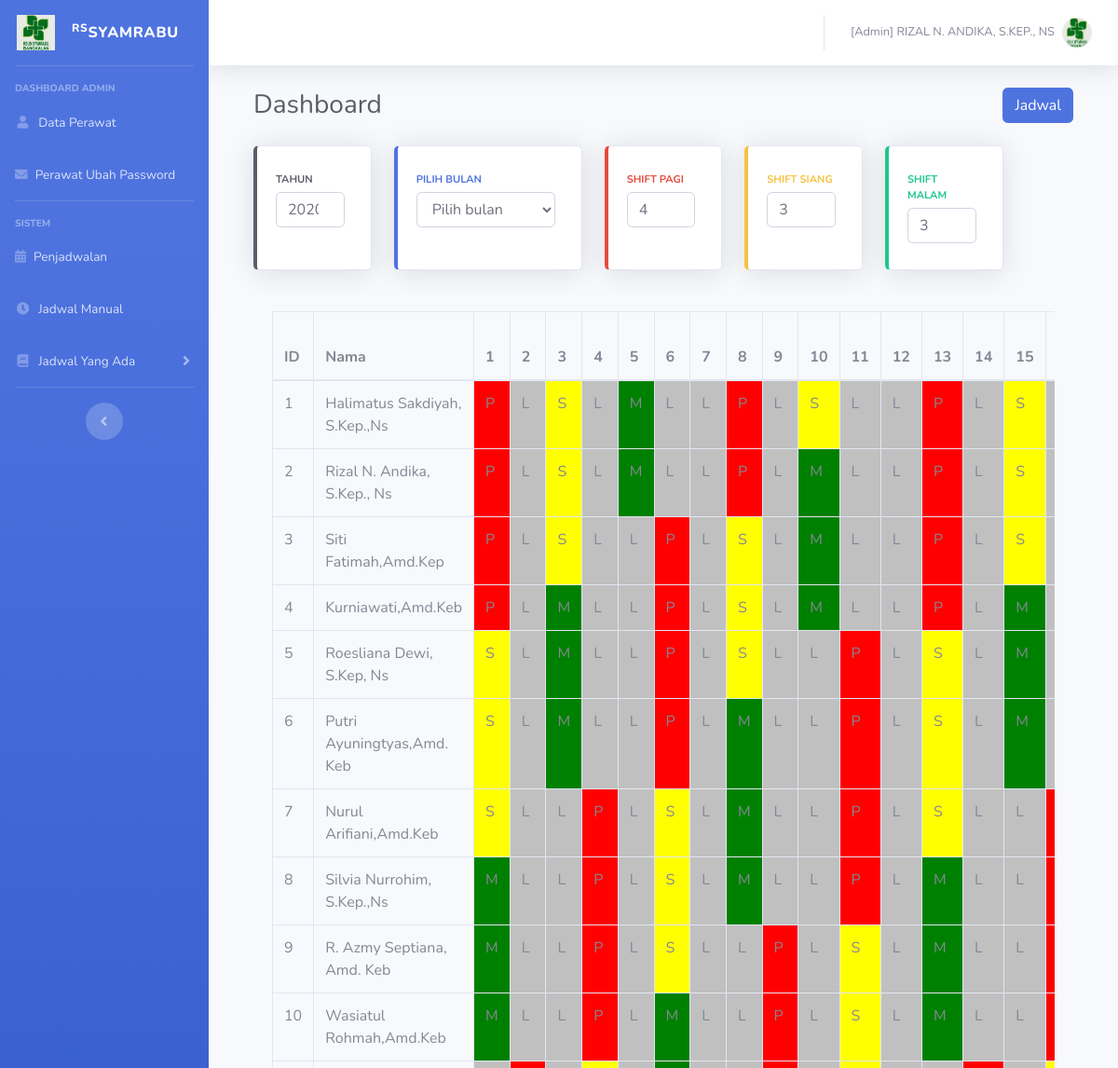
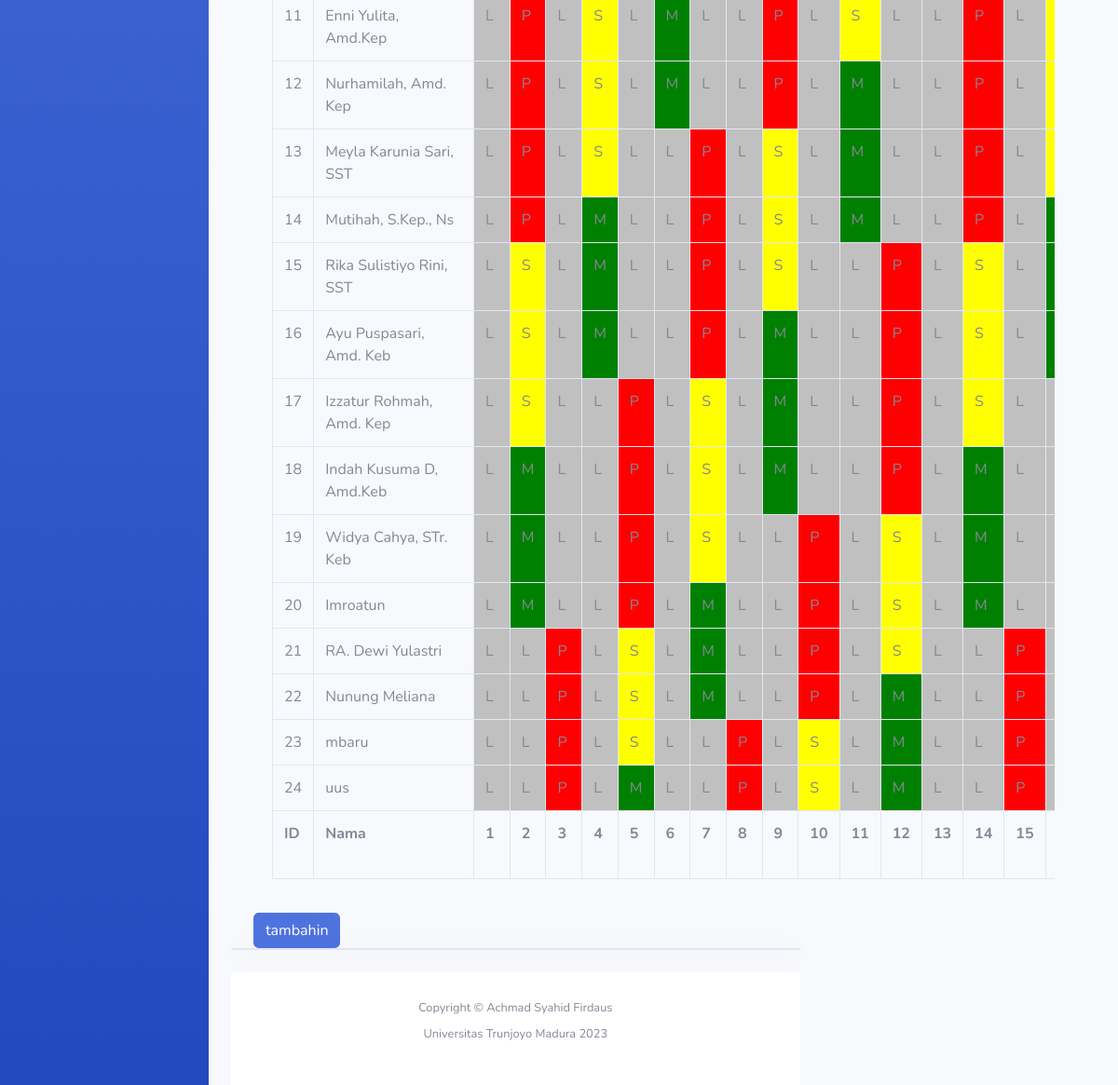
The app's page /index.php?Open=Penjadwalan (signed in) with its own data (2 pictures, top to bottom).
### tables this page shows
CREATE TABLE `perawat` (
  `id` int(6) NOT NULL,
  `nama` varchar(30) DEFAULT NULL,
  `user_name` varchar(16) DEFAULT NULL,
  `jenis_kelamin` enum('laki-laki','perempuan') DEFAULT NULL,
  `alamat` varchar(512) NOT NULL,
  `foto` varchar(512) NOT NULL
);

### tool/penjad.php (the view, shortened to what this page needs)
<div id="ok">
<?php
include "koneksi.php";
include "penjadwalan.php";
      $pagi = 4;
      $siang = 3;
      $malam = 3;
      $bul = 31;
    ?>
        <div>
       <form id="Form" method="post" enctype="multipart/form-data" action="tool/jalankan0.php">
       <div class="card-body">
          <div class="table-responsive">
            <table class="table table-bordered align-items-left" id="dataTable" width="100%" cellspacing="0">
              <thead>
                <?php tanggal($bul) ?>
              </thead>
              <tfoot>
              </tfoot>
              <tbody>
 <?php
    $mySql = "SELECT * FROM perawat";
    $myQry = mysqli_query($koneksi, $mySql) or die ("Query Salah : ".mysqli_error($koneksi));
    $b = 1;
    $di = 1;
    $bay = array();
    $jum = mysqli_num_rows($myQry);
    while($myData = mysqli_fetch_array($myQry)){
        $id = $myData['id'];
        $nama = $myData['nama'];
        $bay[$b] = $id;
    $data = array();
    $shift = array();
    $a = 1;
    $c = 1;
    $y = 1;
    $konp= $pagi; $kons= $siang; $konm= $malam;
    $kon1=$konp+$kons;
    $kon2=$kon1+$konm;
    for ($x = 1; $x <= $bul ; $x++){
      for ($z = 1; $z <= $jum; $z++){
        if ($z >= 1 && $z <= $konp) {$data[$x][$y] = "P"; $c++; }
        else if ($z >= $konp+1 && $z <= $kon1) {$data[$x][$y] = "S"; $c++; }
        else if ($z >= $kon1+1 && $z <= $kon2) {$data[$x][$y] = "M"; $c++; }
        else $data[$x][$y] = "L";
          $y++;
          if ($y >= $jum+1) $y = 1;
          if ($c >= $jum+1) $c = 1;
      }
      for ($e = 1; $e <= $jum; $e++){
        $shift[$a] = $data[$x][$e];
        $a++;
      }
      $y = $c;
    }
   ?>
                    <tr>
                      <td><?php echo $di; ?></td>
                      <td><?php echo $nama; ?></td>
                      <?php
                        hasil($shift, $b, $jum, $bul);
                        ?>
                    </tr>
     <?php
        $b++;
        $di++;
      }
      ?>
                  </tbody>
                </table>
              </div>
            </div>
          <button type="submit" name="tambah" id="tambah" value="<?= ulang($bulan, $tah, $data, $jum, $bula, $bay); ?> " class="btn btn-primary btn-user">tambahin</button>
        </form>
      </div>
    </div>
    <?php
    function tanggal($bul){
    echo "<tr>
      <th>ID</th>
      <th>Nama</th>";
    for ($i = 1; $i <= $bul ; $i++){
          echo "<th>". $i ."</th>";
      }
    echo "
    <th>Pagi</th> <th>Siang</th> <th>Malem</th>
    <th>Beban Kerja</th> <th>Libur</th>
    </tr>";
    }
    function hasil($shift, $b, $jum, $bul){
                        $i = $b;
                        $p = 0; $s=0; $m=0; $l=0;
                        for ($j = 1; $j <= $bul ; $j++){
                            if  ($shift[$b] == "P") {$f = "bgcolor='red'"; $p++;}
                            else if  ($shift[$b] == "S") {$f = "bgcolor='yellow'"; $s++;}
                            else if  ($shift[$b] == "M") {$f = "bgcolor='green'"; $m++;}
                            else {$f = "bgcolor= 'silver'"; $l++;}
                            echo "<td id='u-".$j."-".$i."' ".$f.">". $shift[$b] ."</td>";
                            $b+=$jum;
                          }
    }
    function ulang($bulan, $tah, $data, $jum, $bula, $bay){
      $tam = array();
      $a = 1;
      $tam[1] = "INSERT INTO jadwal VALUES ";
      $a++;
      for ($y = 1; $y <= $jum ; $y++){
        $tang = $tah."_".$bula."_".$bay[$y];
        $tam[$a] = "('".$tang."','".$bay[$y]."'";
        $a++;
        for ($x = 1; $x <= $bulan ; $x++){
                $tam[$a] = ",'".$data[$x][$y]."'";
                $a++;
              }
        $tam[$a] = ")";
        $a++;
        if ($y < $jum) { $tam[$a] = ", "; $a++; }
        }
      $tam[$a] = ";";
      $tam[0] = "";
      for ($z = 1; $z <=$a ; $z++){
        $myq = $tam[$z-1]."".$tam[$z];
        $tam[$z] = $myq;
      }
    return $myq;
    }
    ?>

### records on screen
perawat: nama "Halimatus Sakdiyah, S.Kep.,Ns", b "P", b "L", b "S", b "M"
perawat: nama "Rizal N. Andika, S.Kep., Ns", b "P", b "L", b "S", b "M"
perawat: nama "Siti Fatimah,Amd.Kep", b "P", b "L", b "S", b "M"
perawat: nama "Kurniawati,Amd.Keb", b "P", b "L", b "M", b "S"
perawat: nama "Roesliana Dewi, S.Kep, Ns", b "S", b "L", b "M", b "P"
perawat: nama "Putri Ayuningtyas,Amd. Keb", b "S", b "L", b "M", b "P"
perawat: nama "Nurul Arifiani,Amd.Keb", b "S", b "L", b "P", b "M"
perawat: nama "Silvia Nurrohim, S.Kep.,Ns", b "M", b "L", b "P", b "S"
perawat: nama "R. Azmy Septiana, Amd. Keb", b "M", b "L", b "P", b "S"
perawat: nama "Wasiatul Rohmah,Amd.Keb", b "M", b "L", b "P", b "S"
perawat: nama "Enni Yulita, Amd.Kep", b "L", b "P", b "S", b "M"
perawat: nama "Nurhamilah, Amd. Kep", b "L", b "P", b "S", b "M"
perawat: nama "Meyla Karunia Sari, SST", b "L", b "P", b "S", b "M"
perawat: nama "Mutihah, S.Kep., Ns", b "L", b "P", b "M", b "S"
perawat: nama "Rika Sulistiyo Rini, SST", b "L", b "S", b "M", b "P"
perawat: nama "Ayu Puspasari, Amd. Keb", b "L", b "S", b "M", b "P"
perawat: nama "Izzatur Rohmah, Amd. Kep", b "L", b "S", b "P", b "M"
perawat: nama "Indah Kusuma D, Amd.Keb", b "L", b "M", b "P", b "S"
perawat: nama "Widya Cahya, STr. Keb", b "L", b "M", b "P", b "S"
perawat: nama "Imroatun", b "L", b "M", b "P", b "S"
perawat: nama "RA. Dewi Yulastri", b "L", b "P", b "S", b "M"
perawat: nama "Nunung Meliana", b "L", b "P", b "S", b "M"
perawat: nama "mbaru", b "L", b "P", b "S", b "M"
perawat: nama "uus", b "L", b "P", b "M", b "S"

### other values on screen
$_SESSION['SES_LEVEL'] "Admin"
$_SESSION['SES_NAME'] "RIZAL N. ANDIKA, S.KEP., NS"
$tahun "2023"
